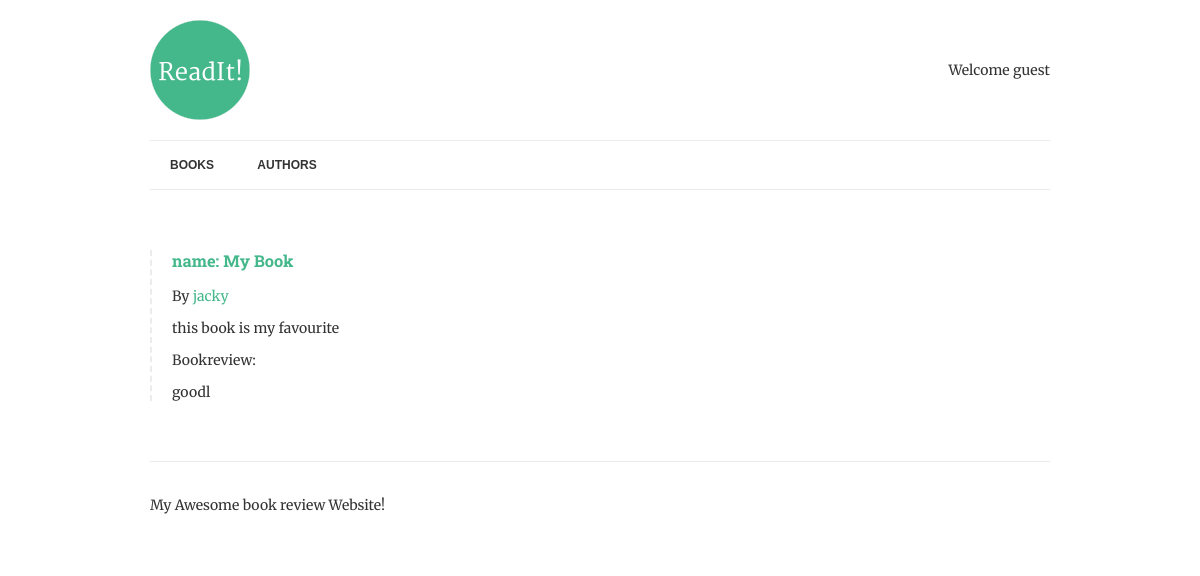
The app's page /books/3/, older data.
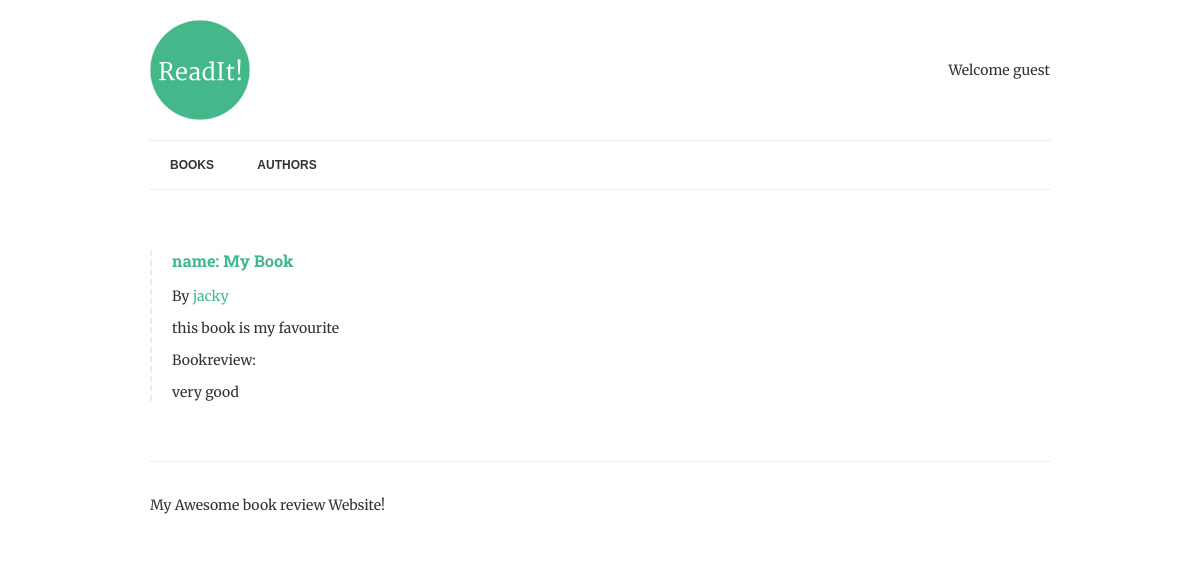
The same page, newer data.
### book/models.py (models this page shows, shortened)
class Book(models.Model):
    title = models.CharField(max_length=150)
    authors = models.ManyToManyField("author", related_name="books")
    review = models.TextField(blank=True, null=True)
    date_reviewed = models.DateTimeField(blank=True, null=True)
    is_favourite = models.BooleanField(default=False, verbose_name="Favourite?")

### book/views.py (the view)
# urls.py: url(r'^books/(?P<pk>|[-\w]+)/$', BookDetail.as_view(),name="book-detail"),
class BookDetail(DetailView):
    model = Book
    template_name = "../templates/book.html"

### book/templates/book.html
{% extends 'base.html' %}
{% block content %}
    {% include 'book-detail.html' %}
{% endblock %}

### book/templates/book-detail.html
{% if book.review %}
    <div class="book">
        <h3>
            <a href="{% url 'book-detail' book.pk %}">name: {{ book.title }}</a>
        </h3>
        <p>
            By {% for author in book.authors.all %}
                    <a href="{% url 'author-detail' author.pk %}">
                        {{ author.name }}
                    </a>
             {% endfor %}
        </p>
        {% if book.is_favourite %}
            <p class="highlight">this book is my favourite</p>
        {% endif %}
        <p>Bookreview: {{ book.review|linebreaks }}</p>
    </div>
{% endif %}

Row changes from the older to the newer data that the page shows:
changed Book "My Book": review "goodl" → "very good"
